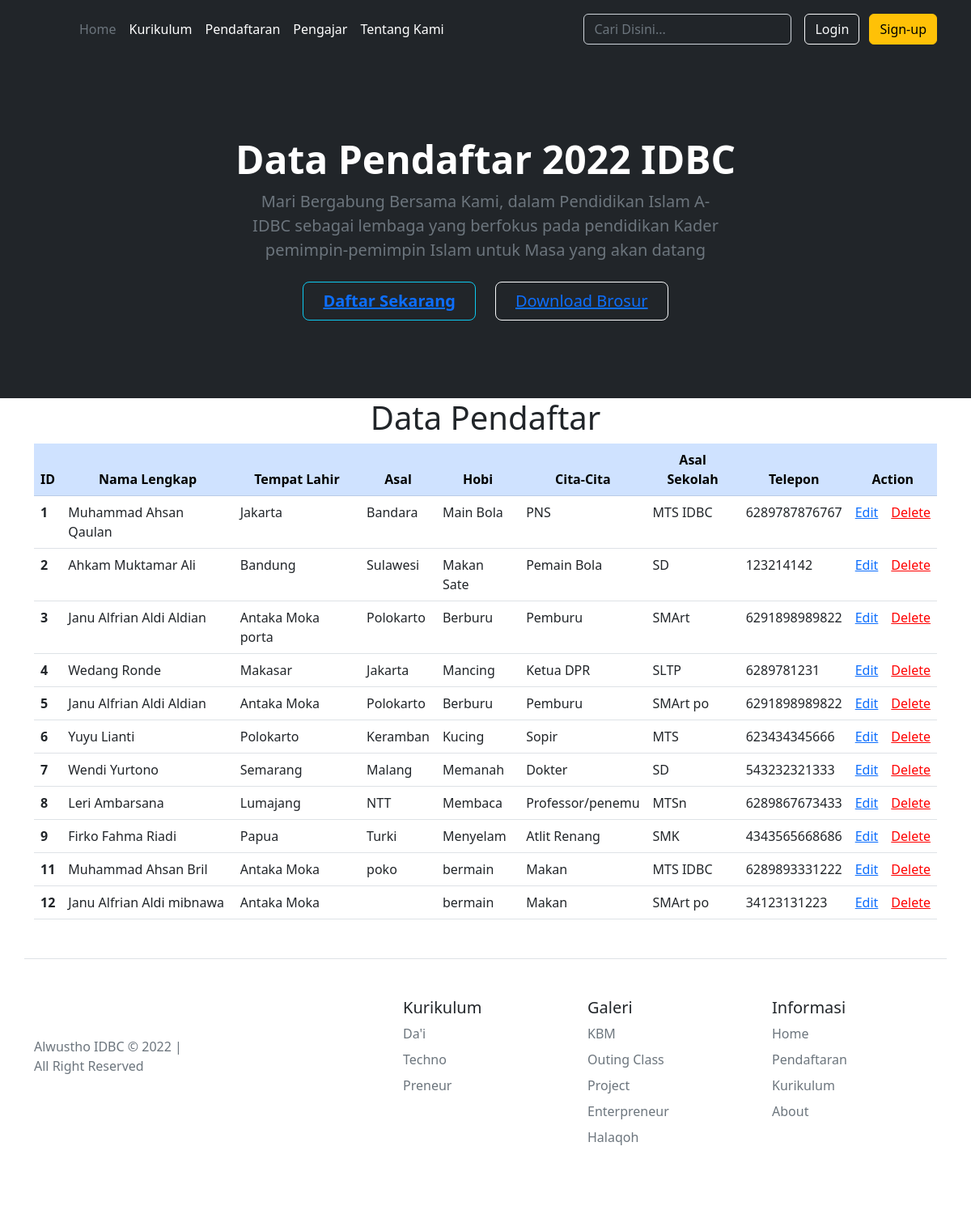
The page / on the database its author committed.
### tables this page shows
CREATE TABLE `pendaftaran` (
  `id` int(11) NOT NULL,
  `nama` varchar(255) NOT NULL,
  `tempatlahir` varchar(255) NOT NULL,
  `asal` varchar(255) NOT NULL,
  `hobi` varchar(255) NOT NULL,
  `citacita` varchar(255) NOT NULL,
  `asalsekolah` varchar(10) NOT NULL,
  `telepon` varchar(13) NOT NULL
);

### index.php (the view, shortened to what this page needs)
<!doctype html>
<html lang="en">
  <head>
    <link href="https://cdn.jsdelivr.net/npm/bootstrap@5.2.2/dist/css/bootstrap.min.css" rel="stylesheet">
  </head>
  <body>
<main>
<?php
include("style/header.php");
?>
  <div class="bg-dark text-secondary px-4 py-5 text-center">
    <div class="py-5">
      <h1 class="display-5 fw-bold text-white">Data Pendaftar 2022 IDBC</h1>
      <div class="col-lg-6 mx-auto">
        <p class="fs-5 mb-4">Mari Bergabung Bersama Kami, dalam Pendidikan Islam A-IDBC sebagai lembaga yang berfokus pada pendidikan Kader pemimpin-pemimpin Islam untuk Masa yang akan datang</p>
        <div class="d-grid gap-2 d-sm-flex justify-content-sm-center">
          <button type="button" class="btn btn-outline-info btn-lg px-4 me-sm-3 fw-bold"><a href="/myidbc/proses/daftar.php">Daftar Sekarang</a></button>
          <button type="button" class="btn btn-outline-light btn-lg px-4"><a href="https://myidbc.net/wp-content/uploads/2022/01/Info-PMB-21-22.pdf">Download Brosur</a></button>
        </div>
      </div>
    </div>
  </div>
<div id="table" class="container">
    <h1><center>Data Pendaftar</h1>
    <table class="table">
  <thead>
    <tr class="table-primary">
      <th scope="col"><center>ID</th>
      <th scope="col"><center>Nama Lengkap</th>
      <th scope="col"><center>Tempat Lahir</th>
      <th scope="col"><center>Asal</th>
      <th scope="col"><center>Hobi</th>
      <th scope="col"><center>Cita-Cita</th>
      <th scope="col"><center>Asal Sekolah</th>
      <th scope="col"><center>Telepon</th>
      <th scope="col" colspan="2"><center>Action</th>
    </tr>
  </thead>
  <tbody>
<?php
include ("database/koneksi.php");
$sql = "SELECT * FROM `pendaftaran`";
$result = $conn->query($sql);
if ($result->num_rows > 0) {
  while($row = $result->fetch_assoc()) {
    echo
    "
    <tr>
      <th scope=\"row\">" . $row["id"]. "</th>
      <td>" . $row["nama"]. "</td>
      <td>" . $row["tempatlahir"]. "</td>
      <td>" . $row["asal"]. "</td>
      <td>" . $row["hobi"]. "</td>
      <td>" . $row["citacita"]. "</td>
      <td>" . $row["asalsekolah"]. "</td>
      <td>" . $row["telepon"]. "</td>
      <td> <a href=\"http://localhost/myidbc/proses/edit.php?id=" . $row["id"]. "\">Edit<a/></td>
      <td> <a href=\"http://localhost/myidbc/proses/delete.php?id=" . $row["id"]. "\" style=color:red >Delete<a/>
      </td>
    </tr>";
  }
} else {
  echo "0 results";
}
?>
</tbody>
</table>
</div>
</main>
  </body>
<?php
include("style/footer.php")
?>
</div>
</html>

### style/header.php (shortened to what this page needs)
<head>
<link href="https://cdn.jsdelivr.net/npm/bootstrap@5.2.2/dist/css/bootstrap.min.css" rel="stylesheet">
</head>
<header class="p-3 text-bg-dark">
    <div class="container">
      <div class="d-flex flex-wrap align-items-center justify-content-center justify-content-lg-start">
        <a href="/" class="d-flex align-items-center mb-2 mb-lg-0 text-white text-decoration-none">
          <svg class="bi me-2" width="40" height="32" role="img" aria-label="Bootstrap"><use xlink:href="#bootstrap"></use></svg>
        </a>
        <ul class="nav col-12 col-lg-auto me-lg-auto mb-2 justify-content-center mb-md-0">
          <li><a href="#" class="nav-link px-2 text-secondary">Home</a></li>
          <li><a href="#" class="nav-link px-2 text-white">Kurikulum</a></li>
          <li><a href="#" class="nav-link px-2 text-white">Pendaftaran</a></li>
          <li><a href="#" class="nav-link px-2 text-white">Pengajar</a></li>
          <li><a href="#" class="nav-link px-2 text-white">Tentang Kami</a></li>
        </ul>
        <form class="col-12 col-lg-auto mb-3 mb-lg-0 me-lg-3" role="search">
          <input type="search" class="form-control form-control-dark text-bg-dark" placeholder="Cari Disini..." aria-label="Search">
        </form>
        <div class="text-end">
          <a href="/login/login.php" type="button" class="btn btn-outline-light me-2">Login</a>
          <a href="/login/register.php" type="button" class="btn btn-warning">Sign-up</a>
        </div>
      </div>
    </div>
  </header>

### style/footer.php (shortened to what this page needs)
<head>
<link href="https://cdn.jsdelivr.net/npm/bootstrap@5.2.2/dist/css/bootstrap.min.css" rel="stylesheet">
</head>
<div class="container">
  <footer class="row row-cols-1 row-cols-sm-2 row-cols-md-5 py-5 my-5 border-top">
    <div class="col mb-3">
      <a href="/" class="d-flex align-items-center mb-3 link-dark text-decoration-none">
        <svg class="bi me-2" width="40" height="32"><use xlink:href="#bootstrap"></use></svg>
      </a>
      <p class="text-muted">Alwustho IDBC © 2022 | All Right Reserved</p>
    </div>
    <div class="col mb-3">
    </div>
    <div class="col mb-3">
      <h5>Kurikulum</h5>
      <ul class="nav flex-column">
        <li class="nav-item mb-2"><a href="#" class="nav-link p-0 text-muted">Da'i</a></li>
        <li class="nav-item mb-2"><a href="#" class="nav-link p-0 text-muted">Techno</a></li>
        <li class="nav-item mb-2"><a href="#" class="nav-link p-0 text-muted">Preneur</a></li>
      </ul>
    </div>
    <div class="col mb-3">
      <h5>Galeri</h5>
      <ul class="nav flex-column">
        <li class="nav-item mb-2"><a href="#" class="nav-link p-0 text-muted">KBM</a></li>
        <li class="nav-item mb-2"><a href="#" class="nav-link p-0 text-muted">Outing Class</a></li>
        <li class="nav-item mb-2"><a href="#" class="nav-link p-0 text-muted">Project</a></li>
        <li class="nav-item mb-2"><a href="#" class="nav-link p-0 text-muted">Enterpreneur</a></li>
        <li class="nav-item mb-2"><a href="#" class="nav-link p-0 text-muted">Halaqoh</a></li>
      </ul>
    </div>
    <div class="col mb-3">
      <h5>Informasi</h5>
      <ul class="nav flex-column">
        <li class="nav-item mb-2"><a href="#" class="nav-link p-0 text-muted">Home</a></li>
        <li class="nav-item mb-2"><a href="#" class="nav-link p-0 text-muted">Pendaftaran</a></li>
        <li class="nav-item mb-2"><a href="#" class="nav-link p-0 text-muted">Kurikulum</a></li>
        <li class="nav-item mb-2"><a href="#" class="nav-link p-0 text-muted">About</a></li>
      </ul>
    </div>
  </footer>

### rows shown on the page
pendaftaran: id "1", nama "Muhammad Ahsan Qaulan", tempatlahir "Jakarta", asal "Bandara", hobi "Main Bola", citacita "PNS", asalsekolah "MTS IDBC", telepon "6289787876767"
pendaftaran: id "2", nama "Ahkam Muktamar Ali", tempatlahir "Bandung", asal "Sulawesi", hobi "Makan Sate", citacita "Pemain Bola", asalsekolah "SD", telepon "123214142"
pendaftaran: id "3", nama "Janu Alfrian Aldi Aldian", tempatlahir "Antaka Moka porta", asal "Polokarto", hobi "Berburu", citacita "Pemburu", asalsekolah "SMArt", telepon "6291898989822"
pendaftaran: id "4", nama "Wedang Ronde", tempatlahir "Makasar", asal "Jakarta", hobi "Mancing", citacita "Ketua DPR", asalsekolah "SLTP", telepon "6289781231"
pendaftaran: id "5", nama "Janu Alfrian Aldi Aldian", tempatlahir "Antaka Moka", asal "Polokarto", hobi "Berburu", citacita "Pemburu", asalsekolah "SMArt po", telepon "6291898989822"
pendaftaran: id "6", nama "Yuyu Lianti", tempatlahir "Polokarto", asal "Keramban", hobi "Kucing", citacita "Sopir", asalsekolah "MTS", telepon "623434345666"
pendaftaran: id "7", nama "Wendi Yurtono", tempatlahir "Semarang", asal "Malang", hobi "Memanah", citacita "Dokter", asalsekolah "SD", telepon "543232321333"
pendaftaran: id "8", nama "Leri Ambarsana", tempatlahir "Lumajang", asal "NTT", hobi "Membaca", citacita "Professor/penemu", asalsekolah "MTSn", telepon "6289867673433"
pendaftaran: id "9", nama "Firko Fahma Riadi", tempatlahir "Papua", asal "Turki", hobi "Menyelam", citacita "Atlit Renang", asalsekolah "SMK", telepon "4343565668686"
pendaftaran: id "11", nama "Muhammad Ahsan Bril", tempatlahir "Antaka Moka", asal "poko", hobi "bermain", citacita "Makan", asalsekolah "MTS IDBC", telepon "6289893331222"
pendaftaran: id "12", nama "Janu Alfrian Aldi mibnawa", tempatlahir "Antaka Moka", hobi "bermain", citacita "Makan", asalsekolah "SMArt po", telepon "34123131223"
